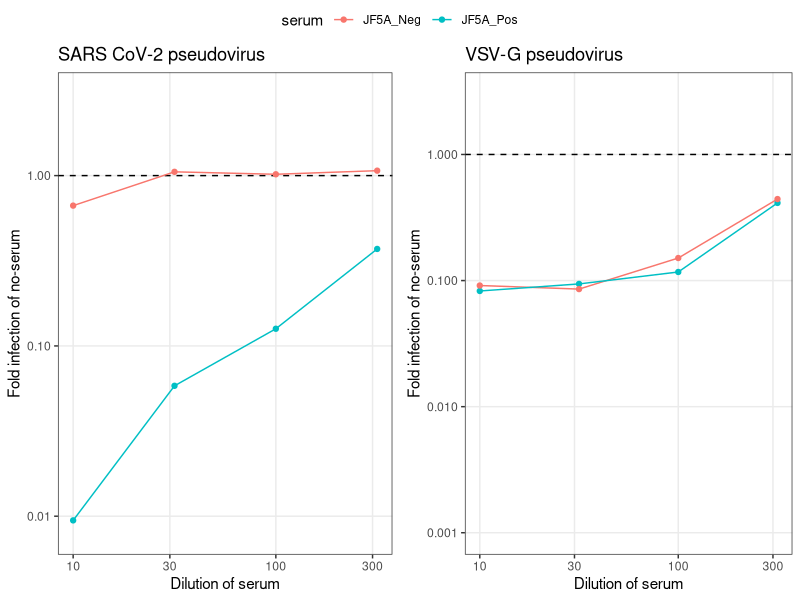
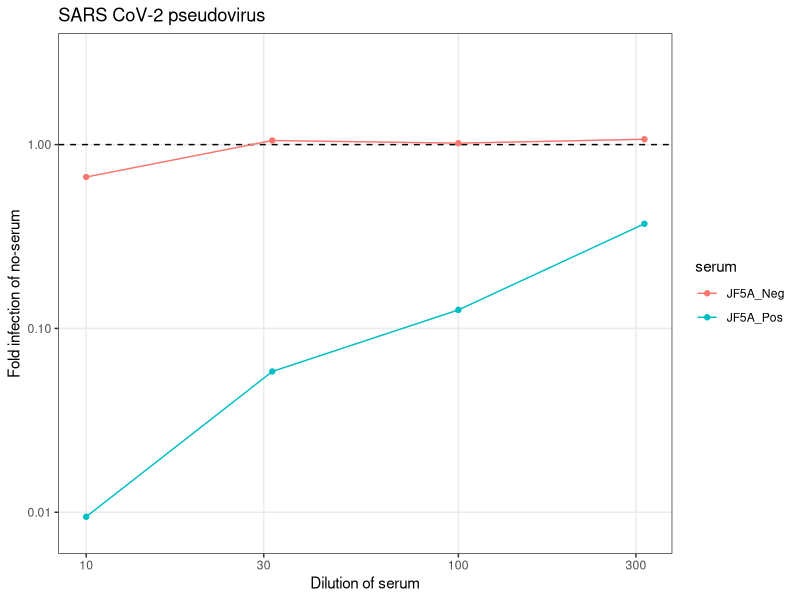
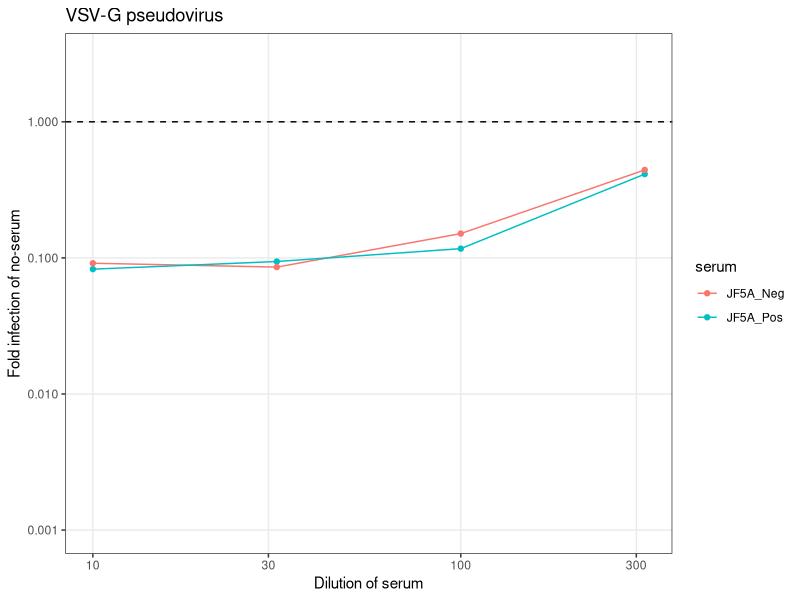

Recreate these plots in R, in order. (Note: this script raises an error after producing the figures.)
## ---- chunk 1
rm(list = ls())
library(tidyverse)
#library(gridExtra)
library(ggpubr)
## ---- chunk 2
d200813 <- read.csv(file = "data/200813_attune.csv", header = T, stringsAsFactors = F)
## ---- chunk 3
d200813$norm_grn <- d200813$pct_grn / d200813[d200813$serum == "none","pct_grn"]
d200813$norm_red <- d200813$pct_red / d200813[d200813$serum == "none","pct_red"]
## ---- chunk 4
SARS2_pseudovirus_plot <- ggplot() + theme_bw() + theme(panel.grid.minor = element_blank()) +
  scale_x_log10() +  scale_y_log10(limits = c(8E-3,3)) + ggtitle("SARS CoV-2 pseudovirus") +
  labs(x = "Dilution of serum", y = "Fold infection of no-serum") + 
  geom_hline(yintercept = d200813[d200813$serum == "none","norm_grn"], linetype = 2) +
  geom_line(data = d200813 %>% filter(serum != "none"), aes(x = dilution, y = norm_grn, color = serum)) +
  geom_point(data = d200813 %>% filter(serum != "none"), aes(x = dilution, y = norm_grn, color = serum))

VSVG_pseudovirus_plot <- ggplot() + theme_bw() + theme(panel.grid.minor = element_blank()) +
  scale_x_log10() +  scale_y_log10(limits = c(1E-3,3)) + ggtitle("VSV-G pseudovirus") +
  labs(x = "Dilution of serum", y = "Fold infection of no-serum") + 
  geom_hline(yintercept = d200813[d200813$serum == "none","norm_red"], linetype = 2) +
  geom_line(data = d200813 %>% filter(serum != "none"), aes(x = dilution, y = norm_red, color = serum)) +
  geom_point(data = d200813 %>% filter(serum != "none"), aes(x = dilution, y = norm_red, color = serum))

arranged_plot <- ggarrange(SARS2_pseudovirus_plot, VSVG_pseudovirus_plot, ncol=2, nrow=1, common.legend = TRUE, legend="top")

ggsave(file = "plots/arranged_plot.pdf", arranged_plot, height = 3, width = 6)
